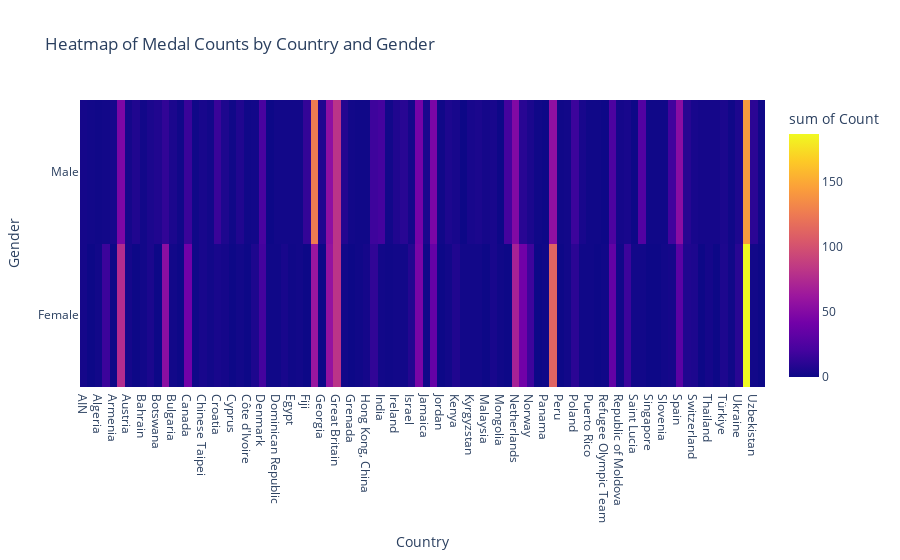

Notebook cell for this chart:
### Code cell
# Heatmap: Count of medals by country and gender
heatmap_data = df.groupby(['country_long', 'gender']).size().reset_index(name='counts')
heatmap = px.density_heatmap(heatmap_data, 
                              x='country_long', 
                              y='gender', 
                              z='counts', 
                              title='Heatmap of Medal Counts by Country and Gender',
                              labels={'country_long': 'Country', 'gender': 'Gender', 'counts': 'Count'})
heatmap.show()

### Figure 1 — Plotly figure (JSON) as saved in the notebook; plotly's stock layout.template omitted (floating-point values rounded to 4 significant figures; data arrays with more than 128 entries replaced by an {"elided": "..."} marker saying what was removed)
{"data": [{"coloraxis": "coloraxis", "histfunc": "sum", "hovertemplate": "Country=%{x}<br>Gender=%{y}<br>sum of Count=%{z}<extra></extra>", "name": "", "type": "histogram2d", "x": {"elided": "157 str values"}, "xaxis": "x", "xbingroup": "x", "y": {"elided": "157 str values"}, "yaxis": "y", "ybingroup": "y", "z": {"elided": "157 int values"}}], "layout": {"autosize": true, "coloraxis": {"colorbar": {"title": {"text": "sum of Count"}}, "colorscale": [[0, "#0d0887"], [0.1111, "#46039f"], [0.2222, "#7201a8"], [0.3333, "#9c179e"], [0.4444, "#bd3786"], [0.5556, "#d8576b"], [0.6667, "#ed7953"], [0.7778, "#fb9f3a"], [0.8889, "#fdca26"], [1, "#f0f921"]]}, "legend": {"tracegroupgap": 0}, "title": {"text": "Heatmap of Medal Counts by Country and Gender"}, "xaxis": {"anchor": "y", "autorange": true, "domain": [0, 1], "range": [-0.5, 91.5], "title": {"text": "Country"}, "type": "category"}, "yaxis": {"anchor": "x", "autorange": true, "domain": [0, 1], "range": [-0.5, 1.5], "title": {"text": "Gender"}, "type": "category"}}}
